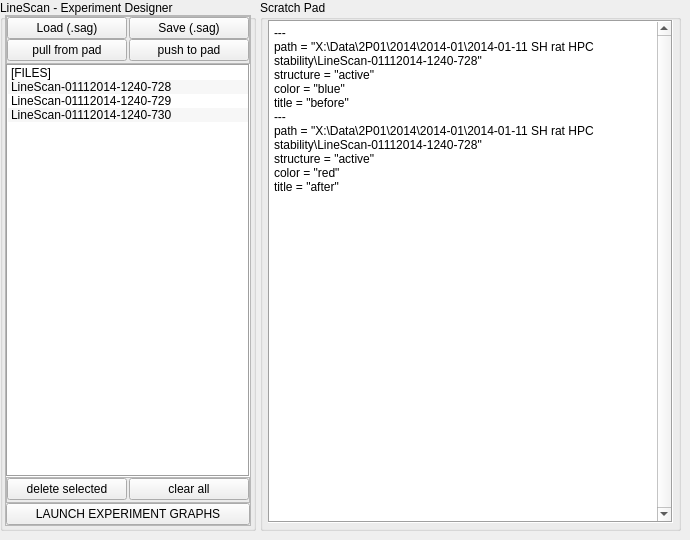
    <widget class="QWidget" name="pageLSexperiment">
     <widget class="QGroupBox" name="groupBox">
      <property name="geometry">
       <rect>
        <x>0</x>
        <y>0</y>
        <width>256</width>
        <height>531</height>
       </rect>
      </property>
      <property name="title">
       <string>LineScan - Experiment Designer</string>
      </property>
      <property name="flat">
       <bool>false</bool>
      </property>
      <widget class="QFrame" name="frame_4">
       <property name="geometry">
        <rect>
         <x>5</x>
         <y>15</y>
         <width>246</width>
         <height>511</height>
        </rect>
       </property>
       <property name="frameShape">
        <enum>QFrame::StyledPanel</enum>
       </property>
       <property name="frameShadow">
        <enum>QFrame::Raised</enum>
       </property>
       <layout class="QGridLayout" name="gridLayout_15">
        <property name="margin">
         <number>0</number>
        </property>
        <property name="spacing">
         <number>0</number>
        </property>
        <item row="5" column="0">
         <widget class="QPushButton" name="btnExpLaunch">
          <property name="text">
           <string>LAUNCH EXPERIMENT GRAPHS</string>
          </property>
         </widget>
        </item>
        <item row="3" column="0">
         <widget class="QListWidget" name="listExperiments">
          <property name="styleSheet">
           <string notr="true">font: 7pt &quot;MS Shell Dlg 2&quot;;</string>
          </property>
          <property name="frameShape">
           <enum>QFrame::Box</enum>
          </property>
          <property name="frameShadow">
           <enum>QFrame::Sunken</enum>
          </property>
          <property name="lineWidth">
           <number>1</number>
          </property>
          <property name="midLineWidth">
           <number>0</number>
          </property>
          <property name="alternatingRowColors">
           <bool>true</bool>
          </property>
          <property name="viewMode">
           <enum>QListView::ListMode</enum>
          </property>
          <property name="modelColumn">
           <number>0</number>
          </property>
          <item>
           <property name="text">
            <string>[FILES]</string>
           </property>
          </item>
          <item>
           <property name="text">
            <string>LineScan-01112014-1240-728</string>
           </property>
          </item>
          <item>
           <property name="text">
            <string>LineScan-01112014-1240-729</string>
           </property>
          </item>
          <item>
           <property name="text">
            <string>LineScan-01112014-1240-730</string>
           </property>
          </item>
         </widget>
        </item>
        <item row="1" column="0">
         <widget class="QFrame" name="frame_5">
          <property name="frameShape">
           <enum>QFrame::StyledPanel</enum>
          </property>
          <property name="frameShadow">
           <enum>QFrame::Raised</enum>
          </property>
          <layout class="QGridLayout" name="gridLayout_16">
           <property name="leftMargin">
            <number>0</number>
           </property>
           <property name="topMargin">
            <number>0</number>
           </property>
           <property name="rightMargin">
            <number>0</number>
           </property>
           <property name="bottomMargin">
            <number>2</number>
           </property>
           <property name="horizontalSpacing">
            <number>2</number>
           </property>
           <property name="verticalSpacing">
            <number>0</number>
           </property>
           <item row="0" column="0">
            <widget class="QPushButton" name="btnExpLoad">
             <property name="text">
              <string>Load (.sag)</string>
             </property>
            </widget>
           </item>
           <item row="0" column="1">
            <widget class="QPushButton" name="btnExpSave">
             <property name="text">
              <string>Save (.sag)</string>
             </property>
            </widget>
           </item>
           <item row="1" column="1">
            <widget class="QPushButton" name="btnExpPush">
             <property name="text">
              <string>push to pad</string>
             </property>
            </widget>
           </item>
           <item row="1" column="0">
            <widget class="QPushButton" name="btnExpPull">
             <property name="text">
              <string>pull from pad</string>
             </property>
            </widget>
           </item>
          </layout>
         </widget>
        </item>
        <item row="4" column="0">
         <widget class="QFrame" name="frame_6">
          <property name="frameShape">
           <enum>QFrame::StyledPanel</enum>
          </property>
          <property name="frameShadow">
           <enum>QFrame::Raised</enum>
          </property>
          <layout class="QGridLayout" name="gridLayout_17">
           <property name="leftMargin">
            <number>0</number>
           </property>
           <property name="topMargin">
            <number>0</number>
           </property>
           <property name="rightMargin">
            <number>0</number>
           </property>
           <property name="bottomMargin">
            <number>2</number>
           </property>
           <property name="horizontalSpacing">
            <number>2</number>
           </property>
           <property name="verticalSpacing">
            <number>0</number>
           </property>
           <item row="0" column="1">
            <widget class="QPushButton" name="btnExpClear">
             <property name="text">
              <string>clear all</string>
             </property>
            </widget>
           </item>
           <item row="0" column="0">
            <widget class="QPushButton" name="btnExpDel">
             <property name="text">
              <string>delete selected</string>
             </property>
            </widget>
           </item>
          </layout>
         </widget>
        </item>
       </layout>
      </widget>
     </widget>
     <widget class="QGroupBox" name="groupBox_3">
      <property name="geometry">
       <rect>
        <x>260</x>
        <y>0</y>
        <width>421</width>
        <height>531</height>
       </rect>
      </property>
      <property name="title">
       <string>Scratch Pad</string>
      </property>
      <layout class="QGridLayout" name="gridLayout_18">
       <property name="leftMargin">
        <number>5</number>
       </property>
       <property name="topMargin">
        <number>0</number>
       </property>
       <property name="rightMargin">
        <number>5</number>
       </property>
       <property name="bottomMargin">
        <number>5</number>
       </property>
       <property name="spacing">
        <number>0</number>
       </property>
       <item row="0" column="0">
        <widget class="QPlainTextEdit" name="teExperimentCode">
         <property name="styleSheet">
          <string notr="true">font: 8pt &quot;Consolas&quot;;</string>
         </property>
         <property name="frameShape">
          <enum>QFrame::Box</enum>
         </property>
         <property name="frameShadow">
          <enum>QFrame::Sunken</enum>
         </property>
         <property name="lineWidth">
          <number>1</number>
         </property>
         <property name="verticalScrollBarPolicy">
          <enum>Qt::ScrollBarAlwaysOn</enum>
         </property>
         <property name="readOnly">
          <bool>false</bool>
         </property>
         <property name="plainText">
          <string>---
path = &quot;X:\Data\2P01\2014\2014-01\2014-01-11 SH rat HPC stability\LineScan-01112014-1240-728&quot;
structure = &quot;active&quot;
color = &quot;blue&quot;
title = &quot;before&quot;
---
path = &quot;X:\Data\2P01\2014\2014-01\2014-01-11 SH rat HPC stability\LineScan-01112014-1240-728&quot;
structure = &quot;active&quot;
color = &quot;red&quot;
title = &quot;after&quot;</string>
         </property>
         <property name="backgroundVisible">
          <bool>false</bool>
         </property>
        </widget>
       </item>
      </layout>
     </widget>
    </widget>
